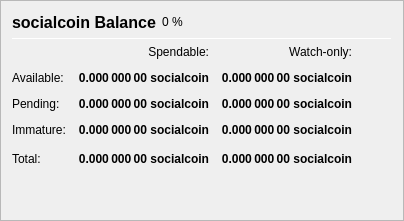
                   <widget class="QFrame" name="frame_Balances">
                    <property name="frameShape">
                     <enum>QFrame::StyledPanel</enum>
                    </property>
                    <property name="frameShadow">
                     <enum>QFrame::Raised</enum>
                    </property>
                    <layout class="QVBoxLayout" name="verticalLayout_4">
                     <item>
                      <layout class="QHBoxLayout" name="horizontalLayout_4">
                       <item>
                        <widget class="QLabel" name="label_5">
                         <property name="minimumSize">
                          <size>
                           <width>0</width>
                           <height>20</height>
                          </size>
                         </property>
                         <property name="font">
                          <font>
                           <pointsize>12</pointsize>
                           <weight>75</weight>
                           <bold>true</bold>
                          </font>
                         </property>
                         <property name="text">
                          <string>socialcoin Balance</string>
                         </property>
                        </widget>
                       </item>
                       <item>
                        <widget class="QLabel" name="labelECAPercent">
                         <property name="text">
                          <string notr="true">0 %</string>
                         </property>
                        </widget>
                       </item>
                       <item>
                        <spacer name="horizontalSpacer_3">
                         <property name="orientation">
                          <enum>Qt::Horizontal</enum>
                         </property>
                         <property name="sizeHint" stdset="0">
                          <size>
                           <width>40</width>
                           <height>20</height>
                          </size>
                         </property>
                        </spacer>
                       </item>
                      </layout>
                     </item>
                     <item>
                      <widget class="Line" name="line_Balance">
                       <property name="minimumSize">
                        <size>
                         <width>0</width>
                         <height>1</height>
                        </size>
                       </property>
                       <property name="maximumSize">
                        <size>
                         <width>16777215</width>
                         <height>1</height>
                        </size>
                       </property>
                       <property name="orientation">
                        <enum>Qt::Horizontal</enum>
                       </property>
                      </widget>
                     </item>
                     <item>
                      <layout class="QGridLayout" name="gridLayout">
                       <property name="spacing">
                        <number>12</number>
                       </property>
                       <item row="0" column="1">
                        <widget class="QLabel" name="labelSpendable">
                         <property name="text">
                          <string>Spendable:</string>
                         </property>
                         <property name="alignment">
                          <set>Qt::AlignRight|Qt::AlignTrailing|Qt::AlignVCenter</set>
                         </property>
                        </widget>
                       </item>
                       <item row="0" column="2">
                        <widget class="QLabel" name="labelWatchonly">
                         <property name="text">
                          <string>Watch-only:</string>
                         </property>
                         <property name="alignment">
                          <set>Qt::AlignRight|Qt::AlignTrailing|Qt::AlignVCenter</set>
                         </property>
                        </widget>
                       </item>
                       <item row="1" column="0">
                        <widget class="QLabel" name="labelBalanceText">
                         <property name="text">
                          <string>Available:</string>
                         </property>
                        </widget>
                       </item>
                       <item row="1" column="1">
                        <widget class="QLabel" name="labelBalance">
                         <property name="font">
                          <font>
                           <weight>75</weight>
                           <bold>true</bold>
                          </font>
                         </property>
                         <property name="cursor">
                          <cursorShape>IBeamCursor</cursorShape>
                         </property>
                         <property name="toolTip">
                          <string>Your current spendable balance</string>
                         </property>
                         <property name="text">
                          <string notr="true">0.000 000 00 socialcoin</string>
                         </property>
                         <property name="alignment">
                          <set>Qt::AlignRight|Qt::AlignTrailing|Qt::AlignVCenter</set>
                         </property>
                         <property name="textInteractionFlags">
                          <set>Qt::LinksAccessibleByMouse|Qt::TextSelectableByKeyboard|Qt::TextSelectableByMouse</set>
                         </property>
                        </widget>
                       </item>
                       <item row="1" column="2">
                        <widget class="QLabel" name="labelWatchAvailable">
                         <property name="font">
                          <font>
                           <weight>75</weight>
                           <bold>true</bold>
                          </font>
                         </property>
                         <property name="cursor">
                          <cursorShape>IBeamCursor</cursorShape>
                         </property>
                         <property name="toolTip">
                          <string>Your current balance in watch-only addresses</string>
                         </property>
                         <property name="text">
                          <string notr="true">0.000 000 00 socialcoin</string>
                         </property>
                         <property name="alignment">
                          <set>Qt::AlignRight|Qt::AlignTrailing|Qt::AlignVCenter</set>
                         </property>
                         <property name="textInteractionFlags">
                          <set>Qt::LinksAccessibleByMouse|Qt::TextSelectableByKeyboard|Qt::TextSelectableByMouse</set>
                         </property>
                        </widget>
                       </item>
                       <item row="2" column="0">
                        <widget class="QLabel" name="labelPendingText">
                         <property name="text">
                          <string>Pending:</string>
                         </property>
                        </widget>
                       </item>
                       <item row="2" column="1">
                        <widget class="QLabel" name="labelUnconfirmed">
                         <property name="font">
                          <font>
                           <weight>75</weight>
                           <bold>true</bold>
                          </font>
                         </property>
                         <property name="cursor">
                          <cursorShape>IBeamCursor</cursorShape>
                         </property>
                         <property name="toolTip">
                          <string>Total of transactions that have yet to be confirmed, and do not yet count toward the spendable balance</string>
                         </property>
                         <property name="text">
                          <string notr="true">0.000 000 00 socialcoin</string>
                         </property>
                         <property name="alignment">
                          <set>Qt::AlignRight|Qt::AlignTrailing|Qt::AlignVCenter</set>
                         </property>
                         <property name="textInteractionFlags">
                          <set>Qt::LinksAccessibleByMouse|Qt::TextSelectableByKeyboard|Qt::TextSelectableByMouse</set>
                         </property>
                        </widget>
                       </item>
                       <item row="2" column="2">
                        <widget class="QLabel" name="labelWatchPending">
                         <property name="font">
                          <font>
                           <weight>75</weight>
                           <bold>true</bold>
                          </font>
                         </property>
                         <property name="cursor">
                          <cursorShape>IBeamCursor</cursorShape>
                         </property>
                         <property name="toolTip">
                          <string>Unconfirmed transactions to watch-only addresses</string>
                         </property>
                         <property name="text">
                          <string notr="true">0.000 000 00 socialcoin</string>
                         </property>
                         <property name="alignment">
                          <set>Qt::AlignRight|Qt::AlignTrailing|Qt::AlignVCenter</set>
                         </property>
                         <property name="textInteractionFlags">
                          <set>Qt::LinksAccessibleByMouse|Qt::TextSelectableByKeyboard|Qt::TextSelectableByMouse</set>
                         </property>
                        </widget>
                       </item>
                       <item row="3" column="0">
                        <widget class="QLabel" name="labelImmatureText">
                         <property name="text">
                          <string>Immature:</string>
                         </property>
                        </widget>
                       </item>
                       <item row="3" column="1">
                        <widget class="QLabel" name="labelImmature">
                         <property name="font">
                          <font>
                           <weight>75</weight>
                           <bold>true</bold>
                          </font>
                         </property>
                         <property name="cursor">
                          <cursorShape>IBeamCursor</cursorShape>
                         </property>
                         <property name="toolTip">
                          <string>Staked rewards that has not yet matured</string>
                         </property>
                         <property name="text">
                          <string notr="true">0.000 000 00 socialcoin</string>
                         </property>
                         <property name="alignment">
                          <set>Qt::AlignRight|Qt::AlignTrailing|Qt::AlignVCenter</set>
                         </property>
                         <property name="textInteractionFlags">
                          <set>Qt::LinksAccessibleByMouse|Qt::TextSelectableByKeyboard|Qt::TextSelectableByMouse</set>
                         </property>
                        </widget>
                       </item>
                       <item row="3" column="2">
                        <widget class="QLabel" name="labelWatchImmature">
                         <property name="font">
                          <font>
                           <weight>75</weight>
                           <bold>true</bold>
                          </font>
                         </property>
                         <property name="cursor">
                          <cursorShape>IBeamCursor</cursorShape>
                         </property>
                         <property name="toolTip">
                          <string>Staked or masternode rewards in watch-only addresses that has not yet matured</string>
                         </property>
                         <property name="text">
                          <string notr="true">0.000 000 00 socialcoin</string>
                         </property>
                         <property name="alignment">
                          <set>Qt::AlignRight|Qt::AlignTrailing|Qt::AlignVCenter</set>
                         </property>
                         <property name="textInteractionFlags">
                          <set>Qt::LinksAccessibleByMouse|Qt::TextSelectableByKeyboard|Qt::TextSelectableByMouse</set>
                         </property>
                        </widget>
                       </item>
                       <!--
                       <item row="4" column="0">
                        <widget class="QLabel" name="labelLockedBalanceText">
                         <property name="toolTip">
                          <string>Locked socialcoin or Masternode collaterals. These are excluded from zECA minting.</string>
                         </property>
                         <property name="text">
                          <string>Locked:</string>
                         </property>
                        </widget>
                       </item>
                       <item row="4" column="1">
                        <widget class="QLabel" name="labelLockedBalance">
                         <property name="font">
                          <font>
                           <weight>75</weight>
                           <bold>true</bold>
                          </font>
                         </property>
                         <property name="cursor">
                          <cursorShape>IBeamCursor</cursorShape>
                         </property>
                         <property name="toolTip">
                          <string>Locked socialcoin or Masternode collaterals. These are excluded from zECA minting.</string>
                         </property>
                         <property name="text">
                          <string notr="true">0.000 000 00 socialcoin</string>
                         </property>
                         <property name="alignment">
                          <set>Qt::AlignRight|Qt::AlignTrailing|Qt::AlignVCenter</set>
                         </property>
                         <property name="textInteractionFlags">
                          <set>Qt::LinksAccessibleByMouse|Qt::TextSelectableByKeyboard|Qt::TextSelectableByMouse</set>
                         </property>
                        </widget>
                       </item>
                       <item row="4" column="2">
                        <widget class="QLabel" name="labelWatchLocked">
                         <property name="font">
                          <font>
                           <weight>75</weight>
                           <bold>true</bold>
                          </font>
                         </property>
                         <property name="cursor">
                          <cursorShape>IBeamCursor</cursorShape>
                         </property>
                         <property name="toolTip">
                          <string>Current locked balance in watch-only addresses</string>
                         </property>
                         <property name="text">
                          <string notr="true">0.000 000 00 socialcoin</string>
                         </property>
                         <property name="alignment">
                          <set>Qt::AlignRight|Qt::AlignTrailing|Qt::AlignVCenter</set>
                         </property>
                         <property name="textInteractionFlags">
                          <set>Qt::LinksAccessibleByMouse|Qt::TextSelectableByKeyboard|Qt::TextSelectableByMouse</set>
                         </property>
                        </widget>
                       </item>
                       -->
                       <item row="5" column="0">
                        <widget class="QLabel" name="labelTotalText">
                         <property name="toolTip">
                          <string>Your current socialcoin balance, unconfirmed and immature transactions included</string>
                         </property>
                         <property name="text">
                          <string>Total:</string>
                         </property>
                        </widget>
                       </item>
                       <item row="5" column="1">
                        <widget class="QLabel" name="labelTotal">
                         <property name="font">
                          <font>
                           <weight>75</weight>
                           <bold>true</bold>
                          </font>
                         </property>
                         <property name="cursor">
                          <cursorShape>IBeamCursor</cursorShape>
                         </property>
                         <property name="toolTip">
                          <string>Your current socialcoin balance, unconfirmed and immature transactions included</string>
                         </property>
                         <property name="text">
                          <string notr="true">0.000 000 00 socialcoin</string>
                         </property>
                         <property name="alignment">
                          <set>Qt::AlignRight|Qt::AlignTrailing|Qt::AlignVCenter</set>
                         </property>
                         <property name="textInteractionFlags">
                          <set>Qt::LinksAccessibleByMouse|Qt::TextSelectableByKeyboard|Qt::TextSelectableByMouse</set>
                         </property>
                        </widget>
                       </item>
                       <item row="5" column="2">
                        <widget class="QLabel" name="labelWatchTotal">
                         <property name="font">
                          <font>
                           <weight>75</weight>
                           <bold>true</bold>
                          </font>
                         </property>
                         <property name="cursor">
                          <cursorShape>IBeamCursor</cursorShape>
                         </property>
                         <property name="toolTip">
                          <string>Current total balance in watch-only addresses</string>
                         </property>
                         <property name="text">
                          <string notr="true">0.000 000 00 socialcoin</string>
                         </property>
                         <property name="alignment">
                          <set>Qt::AlignRight|Qt::AlignTrailing|Qt::AlignVCenter</set>
                         </property>
                         <property name="textInteractionFlags">
                          <set>Qt::LinksAccessibleByMouse|Qt::TextSelectableByKeyboard|Qt::TextSelectableByMouse</set>
                         </property>
                        </widget>
                       </item>
                       <item row="5" column="3">
                        <spacer name="horizontalSpacer_9">
                         <property name="orientation">
                          <enum>Qt::Horizontal</enum>
                         </property>
                         <property name="sizeHint" stdset="0">
                          <size>
                           <width>40</width>
                           <height>20</height>
                          </size>
                         </property>
                        </spacer>
                       </item>
                      </layout>
                     </item>
                     <item>
                      <spacer name="verticalSpacer_3">
                       <property name="orientation">
                        <enum>Qt::Vertical</enum>
                       </property>
                       <property name="sizeHint" stdset="0">
                        <size>
                         <width>20</width>
                         <height>40</height>
                        </size>
                       </property>
                      </spacer>
                     </item>
                    </layout>
                   </widget>
